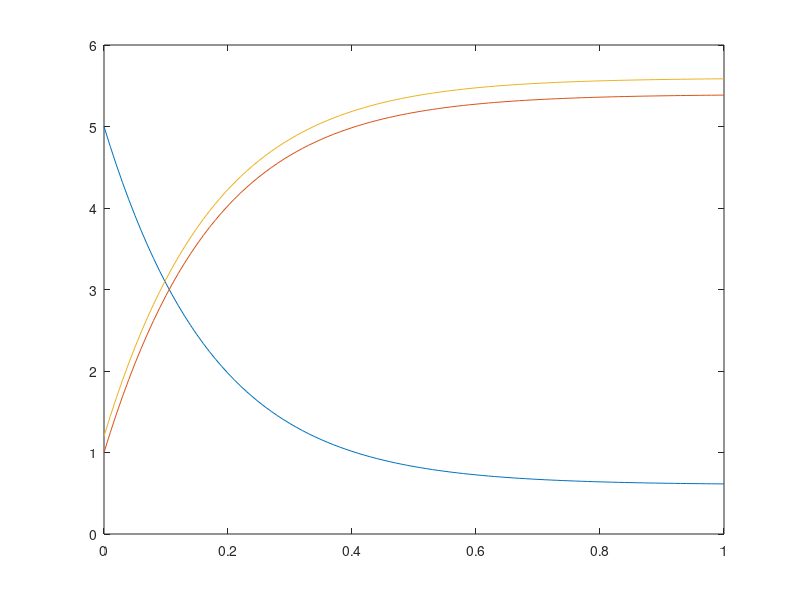

MATLAB code to generate this figure:
close all

kp = 5;
km = 0.1;
K = kp/km;
a0 = 5;
b0 = 1; 
c0 = 1.2;

lam1 = -(b0+c0+K)/2;
lam2 = lam1 - sqrt(lam1^2 - b0*c0 + K*a0);
lam1 = lam1 + sqrt(lam1^2 - b0*c0 + K*a0);

t= 0:0.01:1;

x = lam1/lam2*exp(-(lam1-lam2)*km*t);
x = (lam1-lam2*x)./(1-x);

plot(t,a0-x,t,b0+x,t,c0+x)
